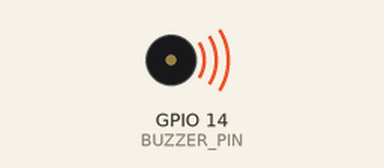
This sketch was run on a simulated ESP32. On the bench: buzzer (waves = sounding).

Above: at 0.5 s.
Timing chart, 0 to 4.6 s (numbered marks = the images above):
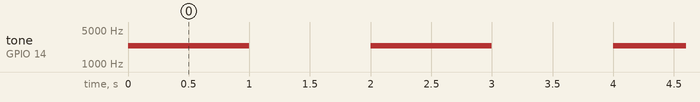

Measured:
- by itself, tone on GPIO 14 (BUZZER_PIN): alternates 2400 Hz for 1.0 s and silent for 1.0 s

The sketch:

FirstProgram.ino
```cpp
// Define the buzzer pin and LEDC channel
#define BUZZER_PIN 14
#define LEDC_CHANNEL 5
#define LEDC_FREQ 2400

void setup() {
  // Attach the buzzer pin to the LEDC channel
  ledcAttachChannel(BUZZER_PIN, 2400, 8, LEDC_CHANNEL);
  // Configure the LEDC channel with frequency and resolution
  ledcWriteTone(14, LEDC_FREQ); // Set frequency to 2400 Hz
}

void loop() {
  // Turn buzzer on (50% duty cycle for medium volume)
  ledcWrite(14, 128); // 8-bit resolution, 128 = ~50% duty
  delay(1000); // Buzz for 1 second

  // Turn buzzer off
  ledcWrite(14, 0);
  delay(1000); // Pause for 1 second
}
```
